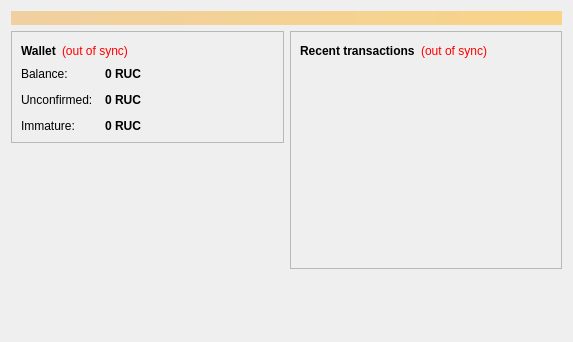
<?xml version="1.0" encoding="UTF-8"?>
<ui version="4.0">
 <class>OverviewPage</class>
 <widget class="QWidget" name="OverviewPage">
  <property name="geometry">
   <rect>
    <x>0</x>
    <y>0</y>
    <width>573</width>
    <height>342</height>
   </rect>
  </property>
  <property name="windowTitle">
   <string>Form</string>
  </property>
  <layout class="QVBoxLayout" name="topLayout">
   <item>
    <widget class="QLabel" name="labelAlerts">
     <property name="visible">
      <bool>false</bool>
     </property>
     <property name="styleSheet">
      <string notr="true">background-color: qlineargradient(x1: 0, y1: 0, x2: 1, y2: 0, stop:0 #F0D0A0, stop:1 #F8D488); color:#000000;</string>
     </property>
     <property name="wordWrap">
      <bool>true</bool>
     </property>
     <property name="margin">
      <number>3</number>
     </property>
    </widget>
   </item>
   <item>
    <layout class="QHBoxLayout" name="horizontalLayout" stretch="1,1">
     <item>
      <layout class="QVBoxLayout" name="verticalLayout_2">
       <item>
        <widget class="QFrame" name="frame">
         <property name="frameShape">
          <enum>QFrame::StyledPanel</enum>
         </property>
         <property name="frameShadow">
          <enum>QFrame::Raised</enum>
         </property>
         <layout class="QVBoxLayout" name="verticalLayout_4">
          <item>
           <layout class="QHBoxLayout" name="horizontalLayout_4">
            <item>
             <widget class="QLabel" name="label_5">
              <property name="font">
               <font>
                <weight>75</weight>
                <bold>true</bold>
               </font>
              </property>
              <property name="text">
               <string>Wallet</string>
              </property>
             </widget>
            </item>
            <item>
             <widget class="QLabel" name="labelWalletStatus">
              <property name="toolTip">
               <string>The displayed information may be out of date. Your wallet automatically synchronizes with the Raiucoin network after a connection is established, but this process has not completed yet.</string>
              </property>
              <property name="styleSheet">
               <string notr="true">QLabel { color: red; }</string>
              </property>
              <property name="text">
               <string notr="true">(out of sync)</string>
              </property>
              <property name="alignment">
               <set>Qt::AlignLeading|Qt::AlignLeft|Qt::AlignVCenter</set>
              </property>
             </widget>
            </item>
            <item>
             <spacer name="horizontalSpacer_2">
              <property name="orientation">
               <enum>Qt::Horizontal</enum>
              </property>
              <property name="sizeHint" stdset="0">
               <size>
                <width>40</width>
                <height>20</height>
               </size>
              </property>
             </spacer>
            </item>
           </layout>
          </item>
          <item>
           <layout class="QFormLayout" name="formLayout_2">
            <property name="fieldGrowthPolicy">
             <enum>QFormLayout::AllNonFixedFieldsGrow</enum>
            </property>
            <property name="horizontalSpacing">
             <number>12</number>
            </property>
            <property name="verticalSpacing">
             <number>12</number>
            </property>
            <item row="0" column="0">
             <widget class="QLabel" name="label">
              <property name="text">
               <string>Balance:</string>
              </property>
             </widget>
            </item>
            <item row="0" column="1">
             <widget class="QLabel" name="labelBalance">
              <property name="font">
               <font>
                <weight>75</weight>
                <bold>true</bold>
               </font>
              </property>
              <property name="cursor">
               <cursorShape>IBeamCursor</cursorShape>
              </property>
              <property name="toolTip">
               <string>Your current balance</string>
              </property>
              <property name="text">
               <string notr="true">0 RUC</string>
              </property>
              <property name="textInteractionFlags">
               <set>Qt::LinksAccessibleByMouse|Qt::TextSelectableByKeyboard|Qt::TextSelectableByMouse</set>
              </property>
             </widget>
            </item>
            <item row="1" column="0">
             <widget class="QLabel" name="label_3">
              <property name="text">
               <string>Unconfirmed:</string>
              </property>
             </widget>
            </item>
            <item row="1" column="1">
             <widget class="QLabel" name="labelUnconfirmed">
              <property name="font">
               <font>
                <weight>75</weight>
                <bold>true</bold>
               </font>
              </property>
              <property name="cursor">
               <cursorShape>IBeamCursor</cursorShape>
              </property>
              <property name="toolTip">
               <string>Total of transactions that have yet to be confirmed, and do not yet count toward the current balance</string>
              </property>
              <property name="text">
               <string notr="true">0 RUC</string>
              </property>
              <property name="textInteractionFlags">
               <set>Qt::LinksAccessibleByMouse|Qt::TextSelectableByKeyboard|Qt::TextSelectableByMouse</set>
              </property>
             </widget>
            </item>
            <item row="2" column="0">
             <widget class="QLabel" name="labelImmatureText">
              <property name="text">
               <string>Immature:</string>
              </property>
             </widget>
            </item>
            <item row="2" column="1">
             <widget class="QLabel" name="labelImmature">
              <property name="font">
               <font>
                <weight>75</weight>
                <bold>true</bold>
               </font>
              </property>
              <property name="toolTip">
               <string>Mined balance that has not yet matured</string>
              </property>
              <property name="text">
               <string notr="true">0 RUC</string>
              </property>
              <property name="textInteractionFlags">
               <set>Qt::LinksAccessibleByMouse|Qt::TextSelectableByKeyboard|Qt::TextSelectableByMouse</set>
              </property>
             </widget>
            </item>
           </layout>
          </item>
         </layout>
        </widget>
       </item>
       <item>
        <spacer name="verticalSpacer">
         <property name="orientation">
          <enum>Qt::Vertical</enum>
         </property>
         <property name="sizeHint" stdset="0">
          <size>
           <width>20</width>
           <height>40</height>
          </size>
         </property>
        </spacer>
       </item>
      </layout>
     </item>
     <item>
      <layout class="QVBoxLayout" name="verticalLayout_3">
       <item>
        <widget class="QFrame" name="frame_2">
         <property name="frameShape">
          <enum>QFrame::StyledPanel</enum>
         </property>
         <property name="frameShadow">
          <enum>QFrame::Raised</enum>
         </property>
         <layout class="QVBoxLayout" name="verticalLayout">
          <item>
           <layout class="QHBoxLayout" name="horizontalLayout_2">
            <item>
             <widget class="QLabel" name="label_4">
              <property name="text">
               <string>&lt;b&gt;Recent transactions&lt;/b&gt;</string>
              </property>
             </widget>
            </item>
            <item>
             <widget class="QLabel" name="labelTransactionsStatus">
              <property name="toolTip">
               <string>The displayed information may be out of date. Your wallet automatically synchronizes with the Raiucoin network after a connection is established, but this process has not completed yet.</string>
              </property>
              <property name="styleSheet">
               <string notr="true">QLabel { color: red; }</string>
              </property>
              <property name="text">
               <string notr="true">(out of sync)</string>
              </property>
              <property name="alignment">
               <set>Qt::AlignRight|Qt::AlignTrailing|Qt::AlignVCenter</set>
              </property>
             </widget>
            </item>
            <item>
             <spacer name="horizontalSpacer">
              <property name="orientation">
               <enum>Qt::Horizontal</enum>
              </property>
              <property name="sizeHint" stdset="0">
               <size>
                <width>40</width>
                <height>20</height>
               </size>
              </property>
             </spacer>
            </item>
           </layout>
          </item>
          <item>
           <widget class="QListView" name="listTransactions">
            <property name="styleSheet">
             <string notr="true">QListView { background: transparent; }</string>
            </property>
            <property name="frameShape">
             <enum>QFrame::NoFrame</enum>
            </property>
            <property name="verticalScrollBarPolicy">
             <enum>Qt::ScrollBarAlwaysOff</enum>
            </property>
            <property name="horizontalScrollBarPolicy">
             <enum>Qt::ScrollBarAlwaysOff</enum>
            </property>
            <property name="selectionMode">
             <enum>QAbstractItemView::NoSelection</enum>
            </property>
           </widget>
          </item>
         </layout>
        </widget>
       </item>
       <item>
        <spacer name="verticalSpacer_2">
         <property name="orientation">
          <enum>Qt::Vertical</enum>
         </property>
         <property name="sizeHint" stdset="0">
          <size>
           <width>20</width>
           <height>40</height>
          </size>
         </property>
        </spacer>
       </item>
      </layout>
     </item>
    </layout>
   </item>
  </layout>
 </widget>
 <resources/>
 <connections/>
</ui>
